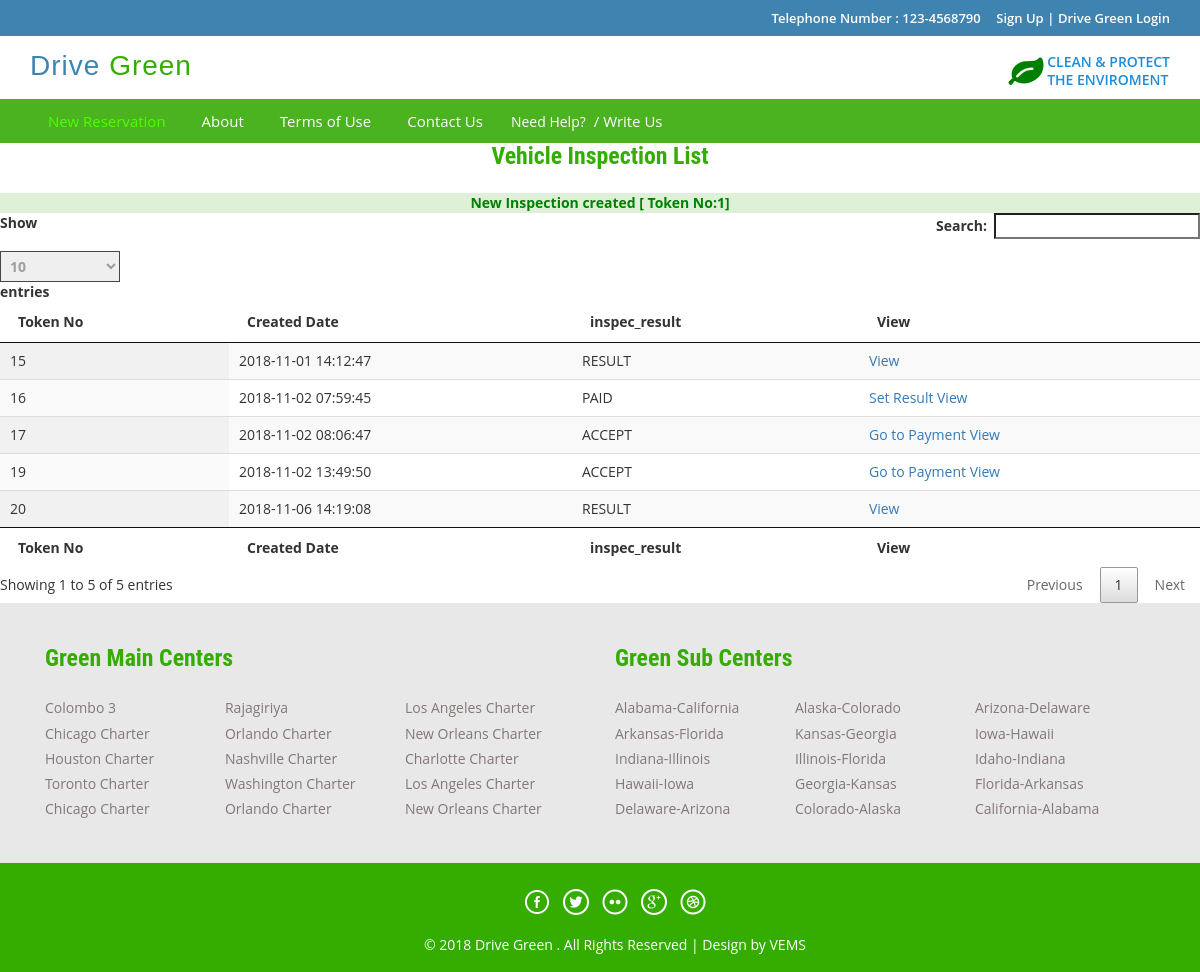
The app's page /index.php/inspection_controller/inspection, older data.
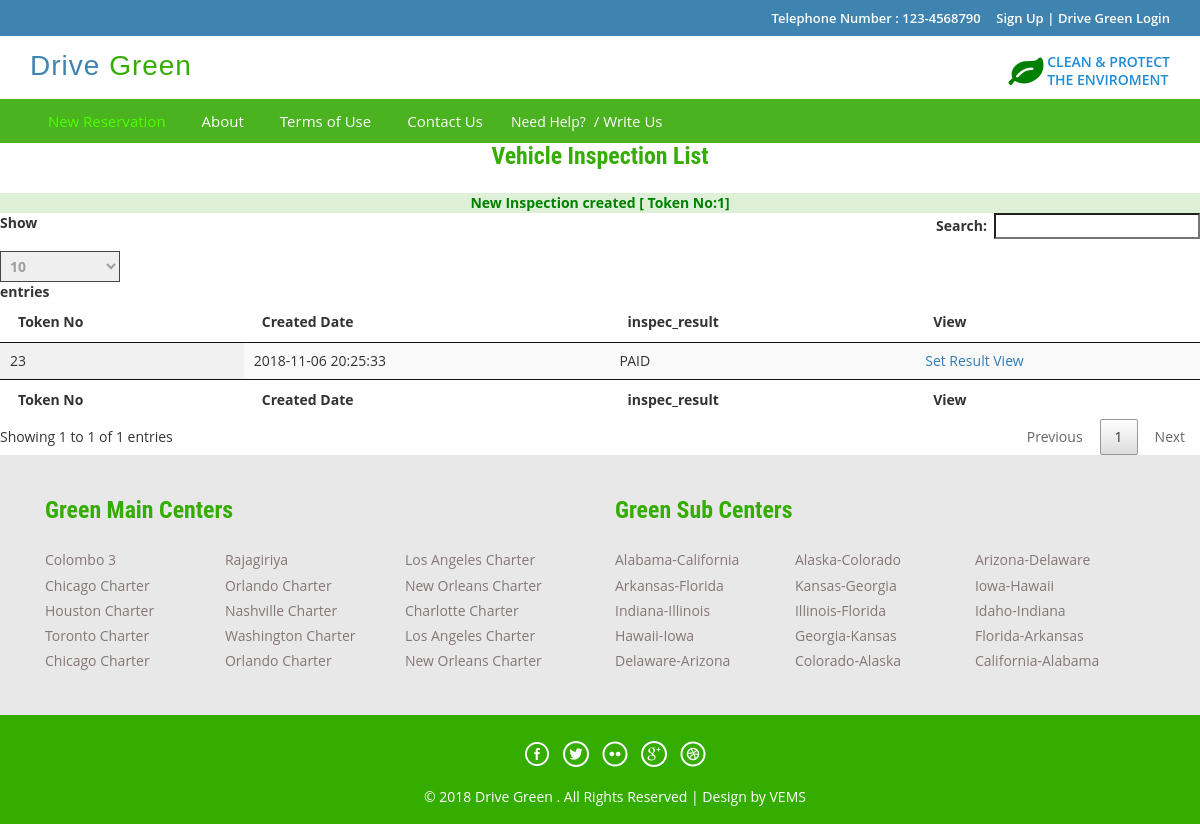
The same page, newer data.
### tables this page shows
CREATE TABLE `dg_inspection` (
  `id` int(5) NOT NULL AUTO_INCREMENT,
  `vehicle_id` int(5) DEFAULT NULL,
  `engine_type` varchar(10) DEFAULT NULL,
  `chassis_number` varchar(20) DEFAULT NULL,
  `engine_number` varchar(20) DEFAULT NULL,
  `silencer_leak` varchar(20) DEFAULT NULL,
  `oil_leak` varchar(20) DEFAULT NULL,
  `air_leak` varchar(20) DEFAULT NULL,
  `fuel_tank_cap` varchar(20) DEFAULT NULL,
  `plug_top` varchar(20) DEFAULT NULL,
  `engine_idle_RPM` varchar(20) DEFAULT NULL,
  `abnormal_vibration` varchar(20) DEFAULT NULL,
  `water_leakages` varchar(20) DEFAULT NULL,
  `created_datetime` timestamp NULL DEFAULT CURRENT_TIMESTAMP,
  `created_user` int(5) DEFAULT NULL,
  `inspec_result` varchar(20) DEFAULT NULL,
  `booking_id` int(5) DEFAULT '0',
  `center_id` int(5) DEFAULT NULL,
  PRIMARY KEY (`id`),
  KEY `FK_dg_inspection_engine` (`engine_type`),
  KEY `FK_dg_inspection_user` (`created_user`),
  KEY `FK_dg_inspection_booking` (`booking_id`),
  CONSTRAINT `FK_dg_inspection_engine` FOREIGN KEY (`engine_type`) REFERENCES `dg_engine` (`engine_type`),
  CONSTRAINT `FK_dg_inspection_user` FOREIGN KEY (`created_user`) REFERENCES `dg_user` (`id`)
);

### index.php (called while the page is built, shortened)
<?php
require_once BASEPATH.'core/CodeIgniter.php';

### application/views/_menu.php (called while the page is built)
<?php
if(null !== $this->session->userdata('userbean')){
    switch ($this->session->userdata('userbean')->role_code) {
        case 'ADMIN':
            $this->load->view('_menu_admin.php');
            break;
        case 'MANAGER':
            $this->load->view('_menu_manager.php');
            break;
        case 'STAFF':
            $this->load->view('_menu_staff.php');
            break;
        case 'CUSTOMER':
            $this->load->view('_menu_customer.php');
            break;
    }
} else {
    $this->load->view('_menu_prelogin.php');
}
?>

### application/core/my_model.php (called while the page is built, shortened)
<?php
class MY_Model extends CI_Model{
    private function insert(){
        $this->db->insert($this::DB_TABLE,$this);
    }
    public function get($limit=0,$offset = 0) {
        if($limit){
            $query = $this->db->get($this::DB_TABLE,$limit,$offset);
        }else{
            $query = $this->db->get($this::DB_TABLE);
        }
        $ret_val = array();
        foreach ($query->result() as $row) {
            $model = new $class;
            $model->populate($row);
            $ret_val[$row->{$this::DB_TABLE_PK}] = $model;
        }
        return $ret_val;
    }
}

### application/views/staff/operator_list_inspection.php (the view, shortened to what this page needs)
<!DOCTYPE HTML>
<html>
    <head>
        <?php $this->load->view('basecss'); ?>
        <?php $this->load->view('basejs'); ?>
    </head>
    <body>
        <div class="top-header">
            <?php
            $this->load->view('_top_header.php');
            ?>
        </div>
        <div class="header">
            <?php
            $this->load->view('_header.php');
            ?>
        </div>
        <div class="footer-btm wow fadeInLeft animated" data-wow-delay=".5s">
            <div class="container">
                <div class="navigation">
                    <nav class="navbar navbar-default">
                        <div class="collapse navbar-collapse nav-wil" id="bs-example-navbar-collapse-1">
                            <nav class="cl-effect-1">
                                <?php
                                $this->load->view('_menu.php');
                                ?>
                            </nav>
                        </div>
                    </nav>
                </div>
            </div>
        </div>
    <center> <h2>Vehicle Inspection List</h2></center>
    <div class="row">
        <div class="col-md-12">
            <?php echo $msg; ?>
            <table id="example" class="display" cellspacing="0" width="100%">
                <thead>
                    <tr>
                        <th>Token No</th>
                        <th>Created Date</th>
                        <th>inspec_result</th>
                        <th>View</th>
                    </tr>
                </thead>
                <tfoot>
                    <tr>
                        <th>Token No</th>
                        <th>Created Date</th>
                        <th>inspec_result</th>
                        <th>View</th>
                    </tr>
                </tfoot>
                <tbody>
                    <?php foreach ($inspectionList as $value) { ?>
                        <tr>
                            <td><?= $value->id ?></td>
                            <td><?= $value->created_datetime ?></td>
                            <td><?= $value->inspec_result ?></td>
                            <td>
                                <?php if ($value->inspec_result == 'ACCEPT') { ?>
                                    <a href="<?php echo base_url('Payment_Controller/loadPayment'); ?>/<?= $value->id ?>">Go to Payment</a>
                                <?php } else if ($value->inspec_result == 'PAID' ) { ?>
                                    <a href="<?php echo base_url('Payment_Controller/loadPayment'); ?>/<?= $value->id ?>">Set Result</a>
                                    <?php }  ?>
                                     <a href="<?php echo base_url('Payment_Controller/loadPayment'); ?>/<?= $value->id ?>">View</a>
                                </td>
                            </tr>
                        <?php } ?>
                    </tbody>
                </table>
            </div>
        </div>
        <div class="footer-top">
            <div class="container">
                <?php $this->load->view('_footer_branch'); ?>
            </div>
        </div>
        <div class="copy-right">
            <div class="container">
                <?php
                $this->load->view('_footer.php');
                ?>
        </div>
    </div>
</body>
</html>

### application/controllers/Inspection_Controller.php (shortened to what this page needs)
<?php
class Inspection_Controller extends CI_Controller {
    public function inspection() {
        $this->load->model(array('Inspection', 'Booking'));
        $inspection = new Inspection();
        $inspection->getPostData();
        $inspection->created_user = $this->session->userdata('userbean')->id;
        $inspection->center_id = $this->session->userdata('userbean')->center_id;
        $inspection->save();
        $db_error = $this->db->error();
        if ($db_error['code'] == 0) {
            $userbean = $this->session->userdata('userbean');
            if ($userbean->role_code == 'STAFF') {
                $get = $inspection->getCenterInspectionList($userbean->center_id);
            } else {
                $get = $inspection->get();
            }
            $data['inspectionList'] = $get;
            $data['msg'] = '<p class="bg-success msg-success">New Inspection created [ Token No:' . $inspection->id . ']</p>';
        } else {
            $data['msg'] = '<p class="text-error"> Invalid or duplicate entry found </p>';
        }
        $this->load->view('staff/operator_list_inspection', $data);
    }
}

### application/views/basecss.php
<link href="<?php echo site_url('css/bootstrap.css');?>" rel='stylesheet' type='text/css' />
<link href="<?php echo site_url('css/style.css');?>" rel='stylesheet' type='text/css' />
<link href="<?php echo site_url('css/font-awesome.css');?>" rel="stylesheet">
<link href="<?php echo site_url('css/animate.css');?>" rel="stylesheet" type="text/css" media="all">
<link href='<?php echo site_url('css/fullcalendar.min.css');?>' rel='stylesheet' />
<link href='<?php echo site_url('css/fullcalendar.print.min.css');?>' rel='stylesheet' media='print' />
<link href='<?php echo site_url('css/jquery.dataTables.min.css');?>' rel='stylesheet' />

### application/views/_top_header.php
<?php if(null !== $this->session->userdata('userbean')){ ?>
    <div class="container">
    <ul class="tp-hd-lft wow fadeInLeft animated" data-wow-delay=".5s">
        <li class="hm"><a href="#"><i class="fa fa-home"></i></a></li>
    </ul>
    <ul class="tp-hd-rgt wow fadeInRight animated" data-wow-delay=".5s">
        <li class="tol">
            <?php
            if ($this->session->userdata('userbean')) {
                $userbean = $this->session->userdata('userbean');
            } else {
                header("Location:" . site_url('User_Controller/logout'));
            }
            ?> Welcome <?= $userbean->first_name; ?>
        <li class="sigi">
            [<?= $userbean->role_code; ?>]
            <a href="<?php echo site_url('User_Controller/logout'); ?>"  data-target="#myModal4" >
                 | Logout</a>
        </li>
        </li>
    </ul>
    <div class="clearfix"></div>
</div>
<?php }else{  ?>
<div class="container">
    <ul class="tp-hd-rgt wow fadeInRight animated" data-wow-delay=".5s">
        <li class="tol">Telephone Number : 123-4568790</li>
        <li class="sig"><a href="#" data-toggle="modal" data-target="#myModal" >Sign Up</a> </li>
        <li class="sigi"> | <a href="#" data-toggle="modal" data-target="#myModal5" > Drive Green Login</a></li>
    </ul>
    <div class="clearfix"></div>
</div>
<?php }?>

### application/views/_header.php (shortened to what this page needs)
<div class="container">
                <div class="logo wow fadeInDown animated" data-wow-delay=".5s">
                    <a href="<?= base_url('/Menu_Controller/loadHome')?>">Drive <span>Green</span></a>
                </div>
                <div class="lock fadeInDown animated" data-wow-delay=".5s">
                    <li><i style="font-size: 35px;color: green" class="fa fa-leaf"></i></li>
                    <li><div class="securetxt">CLEAN &amp; PROTECT<br> THE ENVIROMENT</div></li>
                </div>
                <div class="clearfix"></div>
</div>

### application/views/_menu_prelogin.php
<ul class="nav navbar-nav">
   <li class="active"><a href="customer_new_reservation.php">New Reservation</a></li>
            <li><a href="<?php echo base_url('Menu_Controller/about'); ?>">About</a></li>
            <li><a href="<?php echo base_url('Menu_Controller/terms'); ?>">Terms of Use</a></li>
            <li><a href="<?php echo base_url('Menu_Controller/contact'); ?>">Contact Us</a></li>
            <li>Need Help?<a href="#" data-toggle="modal" data-target="#myModal3"> / Write Us </a>  </li>
    <div class="clearfix"></div>
</ul>

### application/views/_footer_branch.php
<div class="col-md-6 footer-left wow fadeInLeft animated" data-wow-delay=".5s">
                   <h3>Green Main Centers</h3>
                   <ul>
                       <li><a href="bus.html">Colombo 3 </a></li>
                       <li><a href="bus.html">Rajagiriya</a></li>
                       <li><a href="bus.html">Los Angeles Charter</a></li>
                       <li><a href="bus.html">Chicago Charter</a></li>
                       <li><a href="bus.html">Orlando Charter</a></li>
                       <li><a href="bus.html">New Orleans Charter</a></li>
                       <li><a href="bus.html">Houston Charter</a></li>
                       <li><a href="bus.html">Nashville Charter</a></li>
                       <li><a href="bus.html">Charlotte Charter</a></li>
                       <li><a href="bus.html">Toronto Charter</a></li>
                       <li><a href="bus.html">Washington Charter</a></li>
                       <li><a href="bus.html">Los Angeles Charter</a></li>
                       <li><a href="bus.html">Chicago Charter</a></li>
                       <li><a href="bus.html">Orlando Charter</a></li>
                       <li><a href="bus.html">New Orleans Charter</a></li>
                       <div class="clearfix"></div>
                   </ul>
               </div>
               <div class="col-md-6 footer-left wow fadeInRight animated" data-wow-delay=".5s">
                   <h3>Green Sub Centers</h3>
                   <ul>
                       <li><a href="travels.html">Alabama-California</a></li>
                       <li><a href="travels.html">Alaska-Colorado</a></li>
                       <li><a href="travels.html">Arizona-Delaware</a></li>
                       <li><a href="travels.html">Arkansas-Florida</a></li>
                       <li><a href="travels.html">Kansas-Georgia</a></li>
                       <li><a href="travels.html">Iowa-Hawaii</a></li>
                       <li><a href="travels.html">Indiana-Illinois</a></li>
                       <li><a href="travels.html">Illinois-Florida</a></li>
                       <li><a href="travels.html">Idaho-Indiana</a></li>
                       <li><a href="travels.html">Hawaii-Iowa</a></li>
                       <li><a href="travels.html">Georgia-Kansas</a></li>
                       <li><a href="travels.html">Florida-Arkansas</a></li>
                       <li><a href="travels.html">Delaware-Arizona</a></li>
                       <li><a href="travels.html">Colorado-Alaska</a></li>
                       <li><a href="travels.html">California-Alabama</a></li>
                       <div class="clearfix"></div>
                   </ul>
               </div>
               <div class="clearfix"></div>

### application/views/_footer.php
<div class="copy-right">
    <div class="container">
         <div class="footer-social-icons wow fadeInDown animated animated" data-wow-delay=".5s" style="visibility: visible; animation-delay: 0.5s; animation-name: fadeInDown;">
            <ul>
                <li><a class="facebook" href="#"><span>Facebook</span></a></li>
                <li><a class="twitter" href="#"><span>Twitter</span></a></li>
                <li><a class="flickr" href="#"><span>Flickr</span></a></li>
                <li><a class="googleplus" href="#"><span>Google+</span></a></li>
                <li><a class="dribbble" href="#"><span>Dribbble</span></a></li>
            </ul>
        </div>
        <p class="wow zoomIn animated animated" data-wow-delay=".5s" style="visibility: visible; animation-delay: 0.5s; animation-name: zoomIn;">© 2018 Drive Green . All Rights Reserved | Design by  <a href="#" target="_blank">VEMS</a> </p>
    </div>
</div>

Row changes from the older to the newer data that the page shows:
removed dg_inspection: id "15", created_datetime "2018-11-01 14:12:47", inspec_result "RESULT"
removed dg_inspection: id "16", created_datetime "2018-11-02 07:59:45", inspec_result "PAID"
removed dg_inspection: id "17", created_datetime "2018-11-02 08:06:47", inspec_result "ACCEPT"
removed dg_inspection: id "19", created_datetime "2018-11-02 13:49:50", inspec_result "ACCEPT"
removed dg_inspection: id "20", created_datetime "2018-11-06 14:19:08", inspec_result "RESULT"
added dg_inspection: id "23", created_datetime "2018-11-06 20:25:33", inspec_result "PAID"
Text that changed along with them:
text written by a page script: "Show entries Search: Showing 1 to 5 of 5 entries Previous 1 Next" → "Show entries Search: Showing 1 to 1 of 1 entries Previous 1 Next"
